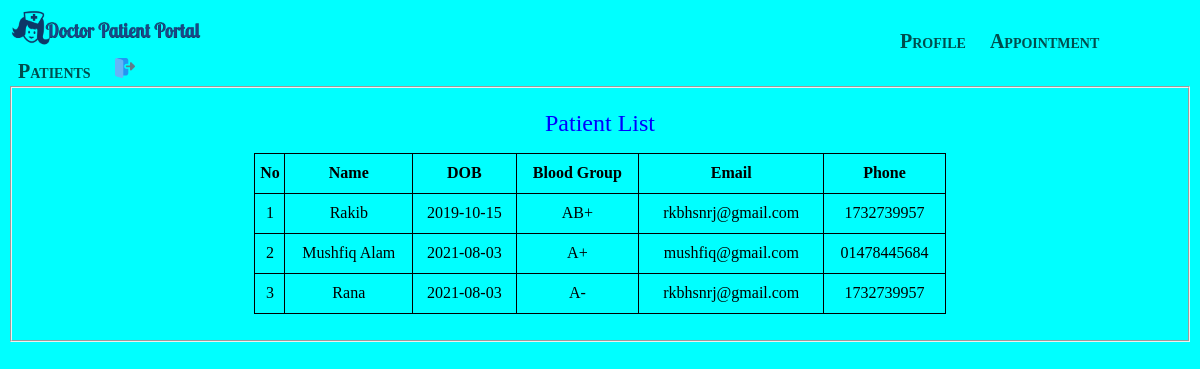
The app's page /allPatientListForDoctor.php with its own data.
### tables this page shows
CREATE TABLE `patient` (
  `id` int(10) NOT NULL,
  `name` varchar(50) NOT NULL,
  `username` varchar(50) NOT NULL,
  `password` varchar(50) NOT NULL,
  `dob` date NOT NULL,
  `bGroup` varchar(50) NOT NULL,
  `email` varchar(50) NOT NULL,
  `phone` varchar(50) NOT NULL
);

### models/db_config.php (called while the page is built, shortened)
<?php
 $db_server="localhost";
 $db_uname="root";
 $db_pass="";
 $db_name="dpportal";
 function get($query){
    global $db_server,$db_uname,$db_pass,$db_name;
    $conn=mysqli_connect($db_server,$db_uname,$db_pass,$db_name);
    $data=array();
    if ($conn){
        $result=mysqli_query($conn,$query);
        while($row=mysqli_fetch_assoc($result)){
            $data[]=$row;
        }
    }
    return $data;
}
?>

### controllers/login_controller.php (called while the page is built, shortened)
<?php
    include 'models/db_config.php';
	function getPatientList(){
		$query= "select id,name,dob,bGroup,email,phone from patient";
		$rs= get($query);
		return $rs;
	}
?>

### allPatientListForDoctor.php (the view, shortened to what this page needs)
<?php
     require_once 'doctorHeader.php';
    require_once 'controllers/login_controller.php';
	$patientList=getPatientList();
?>
<html>
<head>
</head>
    <body>
        <fieldset>
            <p align="middle"><font color="blue" size="5">Patient List</font></p>
            <p align="middle">
			<table border="1">
			<tr>
                <th>No</th>
                <th>Name</th>
				<th>DOB</th>
				<th>Blood Group</th>
				<th>Email</th>
				<th>Phone</th>
              </tr>
                <?php
				$i = 1;
				foreach($patientList as $p){
					echo "<tr>";
						echo "<td align='center'>$i</td>";
						echo "<td align='center'>".$p["name"]."</p>";
						echo "<td align='center'>".$p["dob"]."</p>";
						echo "<td align='center'>".$p["bGroup"]."</p>";
						echo "<td align='center'>".$p["email"]."</p>";
						echo "<td align='center'>".$p["phone"]."</p>";
					echo "</tr>";
					$i++;
				}
			?>
        </fieldset>
    </body>
</html>

### allPatientListForDoctor.php (style rules this page uses)
table, td, th { border: 1px solid black; }
table { border-collapse: collapse; width: 60%; }
th { height: 40px; }
td { height: 40px; }

### records on screen
patient: name "Rakib", dob "2019-10-15", bGroup "AB+", email "rkbhsnrj@gmail.com", phone "1732739957"
patient: name "Mushfiq Alam", dob "2021-08-03", bGroup "A+", email "mushfiq@gmail.com", phone "01478445684"
patient: name "Rana", dob "2021-08-03", bGroup "A-", email "rkbhsnrj@gmail.com", phone "1732739957"
